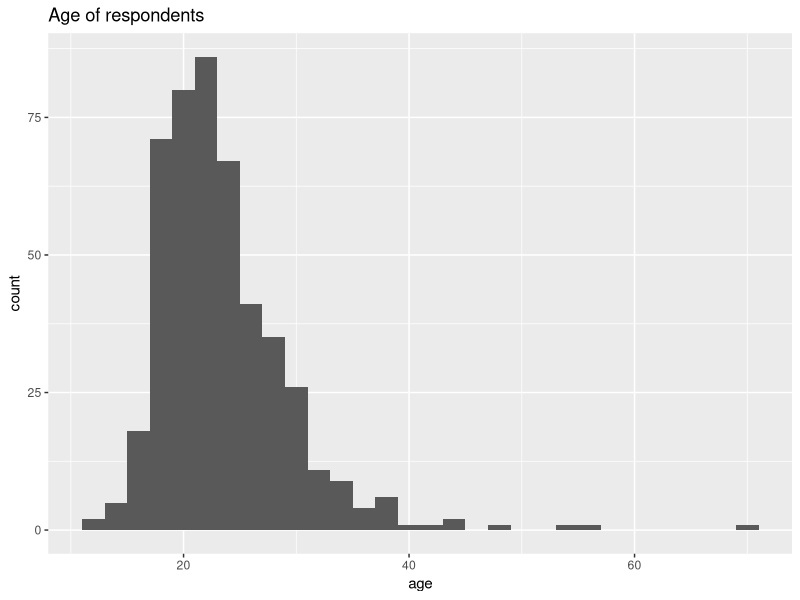

Recreate this plot in R. (Note: this script raises an error after producing the figure.)
## ---- chunk 1
knitr::opts_chunk$set(echo = TRUE)
## ---- chunk 2
library(ggplot2)
library(dplyr)
df = read.csv('data_income_edited.csv',stringsAsFactor = FALSE)
## ---- chunk 3
ggplot(df, aes(x=age)) + geom_histogram() + ggtitle('Age of respondents')

## ---- chunk 4

group = c('White non-Hispanic','Asian','Hispanic (of any race)','Black')
df$race[!df$race %in% group] <- 'Others' 

flower_sorted_color = within(flower, color <- factor(color, 
                                                     levels=names(sort(table(color)))))
df = within(df, race <-factor(race, levels=names(sort(table(race)))))
ggplot(df,aes(x=race)) + geom_bar() + ggtitle('Race of respondents')
## ---- chunk 5
ggplot(df, aes(x=gender)) + geom_bar() + ggtitle('Gender of respondents')
